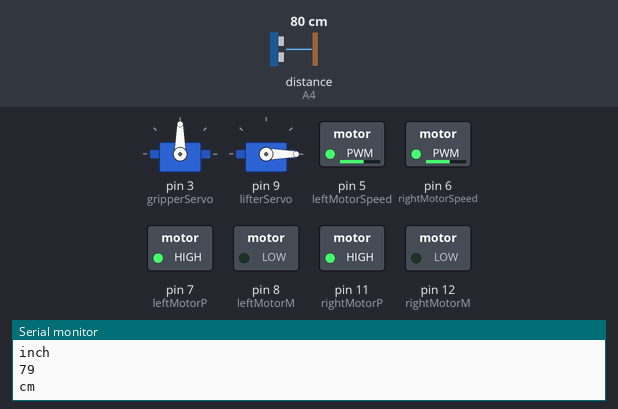
This sketch was run on a simulated Arduino Uno, built with avr-gcc and run on an emulated ATmega328P. Parts: 2 × servo, switched loads named in the sketch (green lamp = pin HIGH), the last lines printed to the serial monitor. Wiring (inferred from the names in the program): ultrasonic range finder: trigger A3; echo A4. The inputs (shaded band) are chosen by the test bench; at power-on: distance to the obstacle (sensor on A4) 80 cm. The echo pulse lasts 58.3 µs per cm; pins used as bus, display or sensor lines are not drawn.

Above: at 1.8 s.
1.9 s: distance to the obstacle (sensor on A4) set to 54 cm
3.6 s: distance to the obstacle (sensor on A4) set to 47 cm
At 7.7 s:
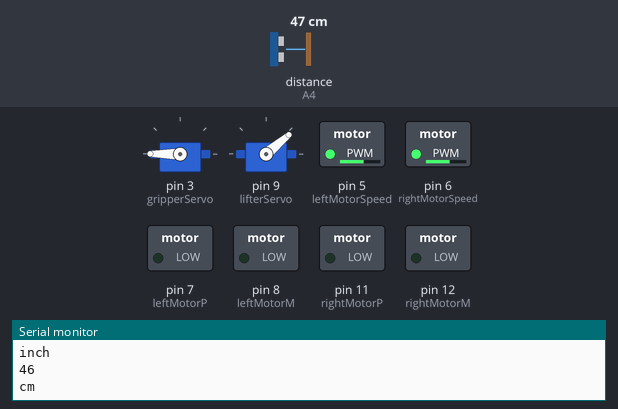
At 9.0 s:
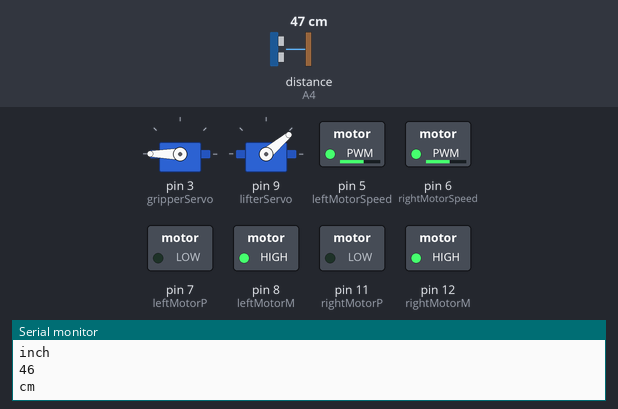
Timing chart, 0 to 15.6 s (numbered marks = the images above; inputs shaded):
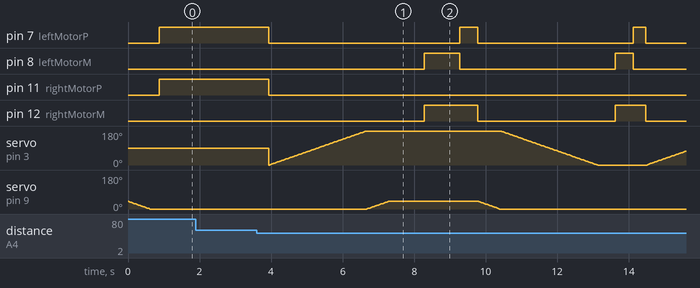

Measured:
- the behaviour switches between 51 and 50 cm on distance to the obstacle (sensor on A4) (found by bisection; images 0 and 1)
- after the input at 3.6 s, pin 7 (leftMotorP): goes LOW 5.3 s, HIGH 0.50 s, LOW 4.3 s, HIGH 0.35 s, then LOW, starting after 0.33 s; pin 8 (leftMotorM): LOW → HIGH after 4.7 s, → LOW 1.0 s later, → HIGH 4.3 s later, → LOW 0.50 s later

The sketch:

GripperRobot.ino
```cpp
#include "ultrasonicSensor.h"


void setup() {
  // put your setup code here, to run once:
  //First of all the pin which you want to use must be defined to act as input or output pin.
  //pinMode(Pin_Number,x);
  //x = INPUT if you want to set the pin as input
  //x = OUTPUT if you want to set the pin as output

 setUpMotors();
 setUpUltrasonicSensor();
 setUpServo();
 liftDown();
}

void loop() {
  initializeUltrasonicSensor();
  follow();
  //moveForward();

}
```

gripper.h
```cpp
#include<Servo.h>


Servo gripperServo;  // create servo object to control a servo
Servo lifterServo;

int pos = 0;    // variable to store the servo position

void setUpServo(){
   gripperServo.attach(3);  // gripper servo on pin 3
   lifterServo.attach(9);  // lifting servo  on pin 9
}

void grip(){
    for (pos = 0; pos <= 180; pos += 1) { // goes from 0 degrees to 180 degrees
      // in steps of 1 degree
      gripperServo.write(pos);              // tell servo to go to position in variable 'pos'
      delay(15);                       // waits 15ms for the servo to reach the position
    }
}

void ungrip(){
    for (pos = 180; pos >= 0; pos -= 1) { // goes from 180 degrees to 0 degrees
        gripperServo.write(pos);              // tell servo to go to position in variable 'pos'
        delay(15);                       // waits 15ms for the servo to reach the position
      }
}

void liftUp(){
    for (pos = 0; pos <= 40; pos += 1) { // goes from 0 degrees to 180 degrees
      // in steps of 1 degree
      lifterServo.write(pos);              // tell servo to go to position in variable 'pos'
      delay(15);                       // waits 15ms for the servo to reach the position
    }
}

void liftDown(){
    for (pos = 40; pos >= 0; pos -= 1) { // goes from 180 degrees to 0 degrees
        lifterServo.write(pos);              // tell servo to go to position in variable 'pos'
        delay(15);                       // waits 15ms for the servo to reach the position
      }
 }
```

motor.h
```cpp
#define  leftMotorP 7
#define leftMotorM  8
#define rightMotorP  11
#define rightMotorM  12

#define leftMotorSpeed  5
#define rightMotorSpeed  6

void setUpMotors(){

  pinMode(leftMotorP, OUTPUT);
  pinMode(leftMotorM, OUTPUT);
  pinMode(rightMotorP, OUTPUT);
  pinMode(rightMotorM, OUTPUT);

  pinMode(rightMotorSpeed, OUTPUT);
  pinMode(leftMotorSpeed,OUTPUT);

  analogWrite(rightMotorSpeed,150);
  analogWrite(leftMotorSpeed,150);
}

void moveForward(){
    digitalWrite(leftMotorP,HIGH);
    digitalWrite(leftMotorM,LOW);
    digitalWrite(rightMotorP,HIGH);
    digitalWrite(rightMotorM,LOW);
  }

void moveBackward(){
    digitalWrite(leftMotorP,LOW);
    digitalWrite(leftMotorM,HIGH);
    digitalWrite(rightMotorP,LOW);
    digitalWrite(rightMotorM,HIGH);
  }

void moveLeft(){
   digitalWrite(leftMotorP,HIGH);
   digitalWrite(leftMotorM,LOW);
   digitalWrite(rightMotorP,LOW);
   digitalWrite(rightMotorM,HIGH);
}

void moveStop(){
   digitalWrite(leftMotorP,LOW);
   digitalWrite(leftMotorM,LOW);
   digitalWrite(rightMotorP,LOW);
   digitalWrite(rightMotorM,LOW);
}
```

ultrasonicSensor.h
```cpp
#include "motor.h"
#include "gripper.h"

#define trigPin  A3
#define echoPin  A4
long duration, cm, inches;

void setUpUltrasonicSensor(){
  Serial.begin(9600);
  pinMode(trigPin,OUTPUT);
  pinMode(echoPin,INPUT);
}

void initializeUltrasonicSensor(){
    //send Low signal for 5 microseconds
  Serial.println("hello");
  digitalWrite(trigPin,LOW);
  delayMicroseconds(5);

  //send High signal for 10 microseconds
  digitalWrite(trigPin,HIGH);
  delayMicroseconds(10);

  //again Send low signal for conformation of high signal
  digitalWrite(trigPin,LOW);

  //setting the echoPin inorder to capture the signal
  //pinMode(echoPin,INPUT);
  //pulseIn() function takes two parameter
  //and here pulseIn()givves the duration
  duration = pulseIn(echoPin,HIGH);

  cm = (duration/2)/29.1;
  inches = (duration/2)/74;

  Serial.println(inches);
  Serial.println("inch");
  Serial.println(cm);
  Serial.println("cm");
  Serial.println();

  delay(250);

}

void follow(){

  if(cm < 50){
    moveStop();
    grip();
    liftUp();
    delay(1000);
    moveBackward();
     delay(1000);
    moveLeft();
    Serial.println("Move Backward");
    delay(500);
    moveStop();
    liftDown();
    ungrip();
    delay(500);
    moveBackward();
    delay(500);
    moveLeft();
    delay(100);
    }
   else{

    moveForward();
    Serial.println("Move Forward");

   }
}
```
